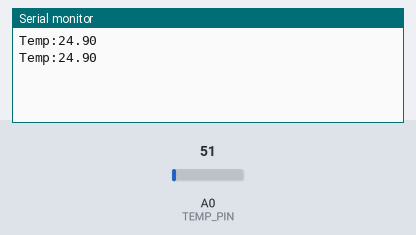
Recording of a sketch running on a simulated Arduino Uno, built with avr-gcc and run on an emulated ATmega328P. Shown: the last lines printed to the serial monitor. The test bench sets the inputs (shaded band); at power-on: A0 (TEMP_PIN) = 51.

Above: at 1.8 s.
1.9 s: A0 (TEMP_PIN) set to 61
At 2.8 s:
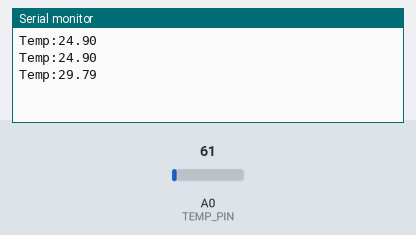
3.4 s: A0 (TEMP_PIN) set to 71
At 4.7 s:
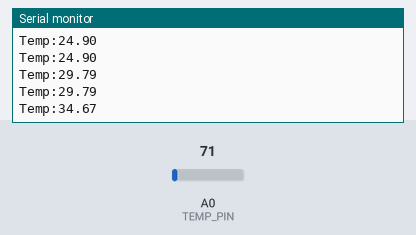
Timing chart, 0 to 6.4 s (numbered marks = the images above; inputs shaded):
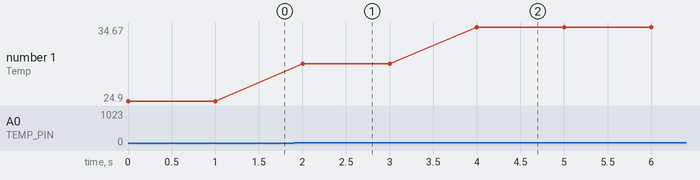

Measured:
- after the input at 1.9 s, the serial monitor: prints a new line after 0.10 s (image 1)
- after the input at 3.4 s, the serial monitor: prints a new line after 0.60 s (image 2)
- plotted number 1: 24.9 → 29.79 after the input at 1.9 s, 29.79 → 34.67 after the input at 3.4 s

The sketch:

C17-1.ino
```cpp
int TEMP_PIN=A0;
int value;
float Temp_current;

void setup() {

  pinMode(TEMP_PIN, INPUT);
  Serial.begin(9600);
}


void loop() { // 아래는 풀 다운 세팅.

  value = analogRead(TEMP_PIN);
  Temp_current = (5.0*value*100.0)/1024.0;
  Serial.print("Temp:");
  Serial.print(Temp_current);
  Serial.print("\n");
  delay(1000);
 }
```
